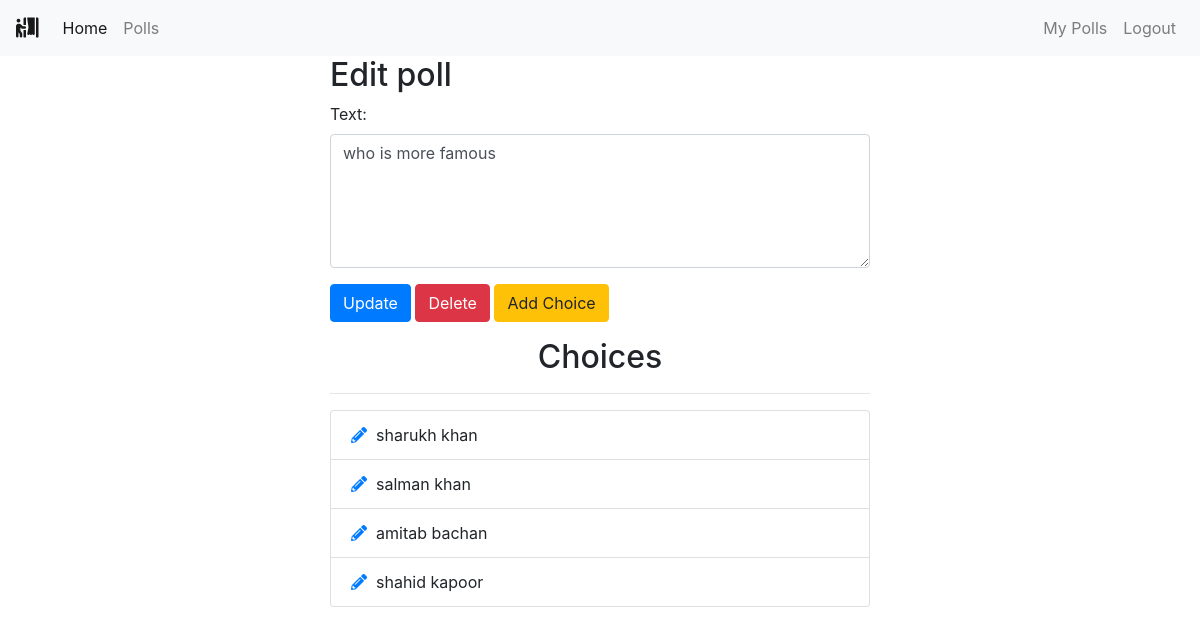
/polls/edit/2/ (signed in), run on the app's committed database.
### polls/models.py (models this page shows, shortened)
class Poll(models.Model):
    owner = models.ForeignKey(User, on_delete=models.CASCADE)
    text = models.TextField()
    pub_date = models.DateTimeField(default=timezone.now)
    active = models.BooleanField(default=True)

class Choice(models.Model):
    poll = models.ForeignKey(Poll, on_delete=models.CASCADE)
    choice_text = models.CharField(max_length=255)

### polls/views.py (the view)
# urls.py: path('edit/<int:poll_id>/', views.polls_edit, name='edit'),
@login_required
def polls_edit(request, poll_id):
    poll = get_object_or_404(Poll, pk=poll_id)
    if request.user != poll.owner:
        return redirect('home')
    if request.method == 'POST':
        form = EditPollForm(request.POST, instance=poll)
        if form.is_valid:
            form.save()
            messages.success(request, "Poll Updated successfully.",
                             extra_tags='alert alert-success alert-dismissible fade show')
            return redirect("polls:list")
    else:
        form = EditPollForm(instance=poll)
    return render(request, "polls/poll_edit.html", {'form': form, 'poll': poll})

### polls/forms.py
class EditPollForm(forms.ModelForm):
    class Meta:
        model = Poll
        fields = ['text', ]
        widgets = {
            'text': forms.Textarea(attrs={'class': 'form-control', 'rows': 5, 'cols': 20}),
        }

### polls/templates/polls/poll_edit.html (shortened to what this page needs)
{% extends 'base.html' %}
{% block content %}
<div class="container">
    <div class="row center">
        <div class="col-md-6 offset-md-3">
            <h2>Edit poll</h2>
            <form action="" method="POST">
                {% for field in form %}
                <div class="form-group">
                    {{ field.label_tag }}
                    {{ field }}
                </div>
                {% endfor %}
                <button type="submit" class="btn btn-primary">Update</button>
                <a class="btn btn-danger" href="{% url 'polls:delete_poll' poll.id %}" role="button" onclick="return confirm('Are you sure?')">Delete</a>
                <a class="btn btn-warning" href="{% url 'polls:add_choice' poll.id %}" role="button">Add Choice</a>
            </form>
            <div class="choices">
                <h2 class="text-center mt-3">Choices</h2>
                <hr>
                <ul class="list-group">
                    {% for choice in poll.choice_set.all %}
                    <li class="list-group-item"><a href="{% url 'polls:choice_edit' choice.id %}"><i class="fas fa-pencil-alt"></i></a>&nbsp
                        {{ choice.choice_text }}</li>
                    {% endfor %}
                </ul>
            </div>
        </div>
    </div>
</div>
{% endblock %}

### data on the page
Poll: form "who is more famous"
Choice: choice_text "sharukh khan"
Choice: choice_text "salman khan"
Choice: choice_text "amitab bachan"
Choice: choice_text "shahid kapoor"

### other printed values
{{ field.label_tag }} "Text:"
